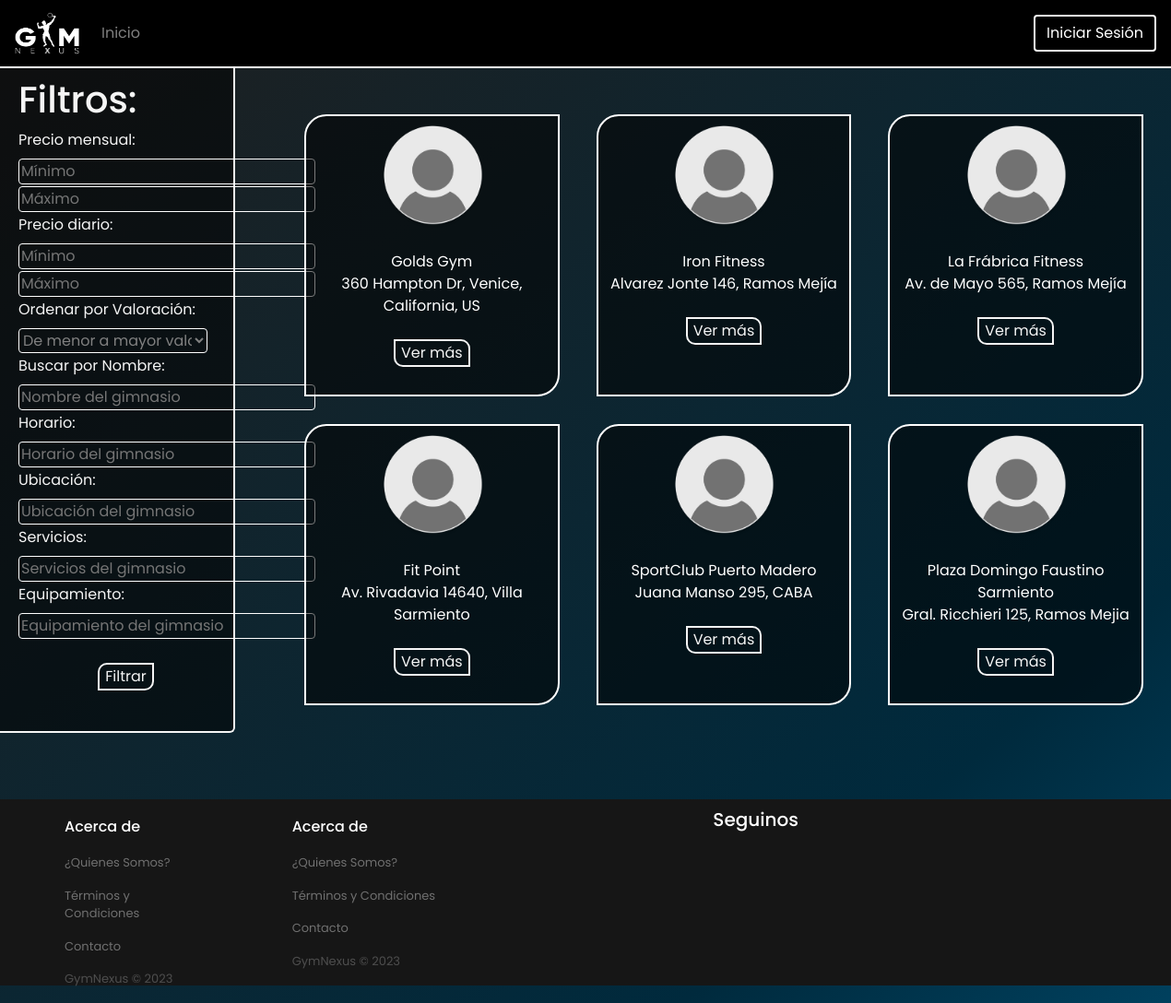
The page /Proyecto/login/inicio2.php on the database its author committed.
### tables this page shows
CREATE TABLE `gimnasio` (
  `id_gym` int(11) NOT NULL,
  `servicios` text NOT NULL,
  `horario` varchar(256) NOT NULL,
  `valoracion` float NOT NULL,
  `nombregym` varchar(256) NOT NULL,
  `email` varchar(256) NOT NULL,
  `user` varchar(256) NOT NULL,
  `nombre` varchar(256) NOT NULL,
  `apellido` varchar(256) NOT NULL,
  `equipamiento` text NOT NULL,
  `contra` varchar(256) NOT NULL,
  `mensualidad` varchar(256) NOT NULL,
  `dia` varchar(256) NOT NULL,
  `foto` text NOT NULL,
  `cuil` varchar(256) NOT NULL,
  `direccion` varchar(256) NOT NULL,
  `telefono` varchar(256) NOT NULL,
  `descripcion` text NOT NULL,
  `maps` text NOT NULL,
  `foto1` text NOT NULL,
  `foto2` text NOT NULL,
  `foto3` text NOT NULL,
  `foto4` text NOT NULL,
  `foto5` text NOT NULL
);

### Proyecto/login/inicio2.php (the view, shortened to what this page needs)
<?php
$conn = mysqli_connect("localhost", "root", "", "gym_nexus");
?>
<!DOCTYPE html>
<html lang="es">
<head>
    <link rel="stylesheet" href="inicio2_css.css">
    <link rel="stylesheet" href="https://maxcdn.bootstrapcdn.com/bootstrap/4.5.2/css/bootstrap.min.css">
    <link rel="stylesheet" href="https://cdnjs.cloudflare.com/ajax/libs/font-awesome/5.15.4/css/all.min.css">
</head>
<body style="font-family: 'Poppins', sans-serif;">
<nav class="navbar navbar-expand-lg navbar-dark" style=" background-color: rgba(0, 0, 0) !important;">
    <a class="navbar-brand" href="indes.php"><img src="logo.png" style="height: 46px; width: 70px;" alt=""></a>
    <div class="collapse navbar-collapse" id="navbarNav">
        <ul class="navbar-nav">
            <li class="nav-item">
                <a class="nav-link" href="inicio2.php">Inicio</a>
            </li>
        </ul>
        <div class="dropdown ml-auto">
            <?php
            if (isset($_SESSION['logged_in']) && $_SESSION['logged_in'] === true) {
                echo '<button class="btn btn-secondary dropdown-toggle" style="background-color: transparent; border: 2px solid whitesmoke; box-shadow: none; outline: none;" type="button" id="dropdownMenuButton" data-toggle="dropdown" aria-haspopup="true" aria-expanded="false">Cuenta</button>';
                echo '<div class="dropdown-menu dropdown-menu-right" style="background-color: rgba(0, 0, 0); border: 2px solid white;" aria-labelledby="dropdownMenuButton">';
                echo '<a class="dropdown-item" href="#"><form method="POST" action="inicio_a_admin.php"><input type="submit" class="btc" value="Administrar perfil" /></form></a>';
                echo '<a class="dropdown-item" href="#"><form method="POST" action="logout.php"><input type="submit" class="btc2" value="Cerrar sesión" /></form></a>';
                echo '</div>';
            } else {
                echo '<a class="btn btn-secondary" href="login.html" style="background-color: transparent; border: 2px solid whitesmoke; box-shadow: none; outline: none;">Iniciar Sesión</a>';
            }
            ?>
        </div>
    </div>
</nav>
<div class="container">
    <div class="row" style="width: 100%;">
        <div class="col-lg-3">
            <form method="POST" action="" class="filters">
            <h1>Filtros:</h1>
        <label for="precio_mensual_min">Precio mensual: </label>
        <input type="number" style="color: white; background-color:transparent; outline:none; border: 1px solid white; margin-bottom:2px; border-radius:4px;" name="precio_mensual_min" id="precio_mensual_min" placeholder="Mínimo">
        <br>
        <input type="number" style="color: white; background-color:transparent; outline:none; border: 1px solid white; margin-bottom:2px; border-radius:4px;"  name="precio_mensual_max" id="precio_mensual_max" placeholder="Máximo">
        <br>
        <label for="precio_diario_min">Precio diario: </label>
        <input type="number" style="color: white; background-color:transparent; outline:none; border: 1px solid white; margin-bottom:2px; border-radius:4px;"  name="precio_diario_min" id="precio_diario_min" placeholder="Mínimo">
        <br>
        <input type="number" style="color: white; background-color:transparent; outline:none; border: 1px solid white; margin-bottom:2px; border-radius:4px;"  name="precio_diario_max" id="precio_diario_max" placeholder="Máximo">
        <br>
        <label for="orden">Ordenar por Valoración:</label>
        <select style="width: 88%; color:gray; background-color:transparent; outline:none; border: 1px solid white; margin-bottom:2px; border-radius:4px;" name="orden" id="orden">
            <option style="width: 88%; color:gray; background-color:transparent; outline:none; border: 1px solid white; margin-bottom:2px; border-radius:4px;" value="asc">De menor a mayor valoración</option>
        </select>
        <br>
        <label for="nombre">Buscar por Nombre:</label>
        <input type="text" style="color: white; background-color:transparent; outline:none; border: 1px solid white; margin-bottom:2px; border-radius:4px;" name="nombre" id="nombre" placeholder="Nombre del gimnasio">
        <br>
        <label for="descripcion">Horario:</label>
        <input type="text" style="color: white; background-color:transparent; outline:none; border: 1px solid white; margin-bottom:2px; border-radius:4px;" name="horario" id="horario" placeholder="Horario del gimnasio">
        <br>
        <label for="direccion">Ubicación:</label>
        <input type="text" style="color: white; background-color:transparent; outline:none; border: 1px solid white; margin-bottom:2px; border-radius:4px;" name="direccion" id="direccion" placeholder="Ubicación del gimnasio">
        <br>
        <label for="servicios">Servicios:</label>
        <input type="text" style="color: white; background-color:transparent; outline:none; border: 1px solid white; margin-bottom:2px; border-radius:4px;" name="servicios" id="servicios" placeholder="Servicios del gimnasio">
        <br>
        <label for="equipamiento">Equipamiento:</label>
        <input type="text" style="color: white; background-color:transparent; outline:none; border: 1px solid white; margin-bottom:2px; border-radius:4px;" name="equipamiento" id="equipamiento" placeholder="Equipamiento del gimnasio">
        <br>
        <div style="text-align:center;">
        <input type="submit" class="bf" value="Filtrar">
        </div>
    </form>
        </div>
        <div class="col-lg-9">
            <div class="row gym-container" style="width:120%; flex-wrap: wrap; padding-top: 50px; padding-left: 40px;">
                <?php
                $sql = "SELECT * FROM gimnasio WHERE 1";
                $result = $conn->query($sql);
                if ($result->num_rows > 0) {
                    while ($row = $result->fetch_assoc()) {
                        echo "<div class='col-lg-4' style='margin: 0 20px 30px 20px; border: 2px solid white; border-radius: 24px 0 24px 0; background-color: rgba(0, 0, 0, 0.520); color:white; text-align:center; padding: 10px 0px 10px 0px;'>";
                        echo "<img class='gympp' src='" . $row["foto"] . "' alt='Sin foto de perfil' onerror='this.src=\"default.png\"' style='max-width: 125px; max-height: 125px;'>";
                        echo "<br>";
                        echo "<br>";
                        echo "<a>" . $row["nombregym"] . "</a>";
                        echo "<br>";
                        echo "<a>" . $row['direccion'] . "</a>";
                        echo "<form method='POST' action='inicio_a_perfil.php'>";
                        echo "<input type='submit' class='bvm' value='Ver más' />";
                        echo "</form>";
                        echo "</div>";
                        echo "<br><br>";
                    }
                } else {
                    echo "No se encontraron gimnasios disponibles.";
                }
                ?>
            </div>
        </div>
    </div>
</div>
<br><br><br>
<footer>
        <div class="row" style="height:100%;">
    <div class="col-lg-2" style="margin-left:30px; padding-top:20px; font-size:small;">
        <ul>
            <li>
                <h6 style="margin-bottom:20px;">Acerca de</h6>
            </li>
            <li>
            <a class="links"  href="quienes_somos.php"><p>¿Quienes Somos?</p></a>
            </li>
            <li>
                <a class="links" href="term_cond.php"><p>Términos y Condiciones</p></a>
            </li>
            <li>
                <a class="links" href=""><p>Contacto</p></a>
            </li>
            <li>
                <p id="copy">GymNexus © 2023</p>
            </li>
        </ul>
    </div>
    <div class="col" style="margin-left:30px; padding-top:20px; font-size:small;">
    <ul>
            <li>
                <h6 style="margin-bottom:20px;">Acerca de</h6>
            </li>
            <li>
            <a class="links" href=""><p>¿Quienes Somos?</p></a>
            </li>
            <li>
                <a class="links" href="term_cond.php"><p>Términos y Condiciones</p></a>
            </li>
            <li>
                <a class="links" href=""><p>Contacto</p></a>
            </li>
            <li>
                <p id="copy">GymNexus © 2023</p>
            </li>
        </ul>
    </div>
    <div class="col" style="padding-top:10px;">
        <div class="row">
            <h5>Seguinos</h5>
        </div>
    </div>
</div>
    </footer>
</body>
</html>

### Proyecto/login/inicio2_css.css (style rules this page uses)
body { font-family: 'Poppins', sans-serif; background-image: linear-gradient( to bottom right, rgb(31, 31, 31) 0%, rgb(0, 42, 61) 40%, rgb(0, 85, 124) 60%, rgb(32, 32, 32) 90% ); background-size: 200% 200%; min-height: 100vh; flex-direction: column; align-items: center; justify-content: center; animation: movimiento 5s linear infinite alternate; color: whitesmoke; }
.container { padding-right: 0 !important; padding-left: 0 !important; margin-left: 0 !important; margin-right: 0 !important; }
.nav-link { transition: all 0.5s ease; }
.navbar { border-bottom: 2px solid white; }
.filters { padding-left: 20px; padding-top: 10px; color: whitesmoke; border-right: 2px solid whitesmoke; border-bottom: 2px solid whitesmoke; background-color: rgba(0, 0, 0, 0.520); border-radius: 0 0 6px 0; height: 100%; }
.bf { margin-top: 24px; text-align: center; background-color: transparent; border: 2px solid; border-radius: 10px 0 10px 0; transition: all 0.5s ease; color: whitesmoke; margin-bottom: 20px; }
.bvm { margin-top: 24px; text-align: center; background-color: transparent; border: 2px solid; border-radius: 0 10px 0 10px; transition: all 0.5s ease; color: whitesmoke; margin-bottom: 20px; }
.gympp { border-radius: 50% !important; }
:root { --colorbt: rgb(0, 178, 248); }
.col-lg-3 { left: 0; }
.gym-container .col-lg-4 { margin: 0 0 20px 0; flex-basis: calc(33.33% - 40px); box-sizing: border-box; }
footer { height: 202px; width: 100%; background-color: rgb(22, 22, 22) !important; color: white; }
ul { list-style: none; }
#copy { margin-top:auto; color: rgb(78, 78, 78); }
.links { color:rgb(112, 112, 112); text-decoration: none; }

### Proyecto/login/inicio2.php (style rules this page uses)
.gym-container .col-lg-4 { margin: 0 0 20px 0; flex-basis: calc(33.33% - 40px); box-sizing: border-box; }

### rows shown on the page
gimnasio: nombregym "Golds Gym", direccion "360 Hampton Dr, Venice, California, US"
gimnasio: nombregym "Iron Fitness", direccion "Alvarez Jonte 146, Ramos Mejía"
gimnasio: nombregym "La Frábrica Fitness", direccion "Av. de Mayo 565, Ramos Mejía"
gimnasio: nombregym "Fit Point", direccion "Av. Rivadavia 14640, Villa Sarmiento"
gimnasio: nombregym "SportClub Puerto Madero", direccion "Juana Manso 295, CABA"
gimnasio: nombregym "Plaza Domingo Faustino Sarmiento", direccion "Gral. Ricchieri 125, Ramos Mejia"
